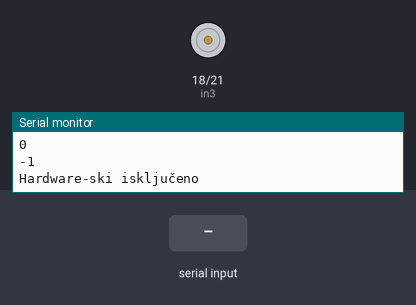
A sketch run on a simulated ESP32. Parts: motor-driver pin pairs drawn as motors (green arrow = first pin HIGH = forward, orange = second pin HIGH = backward, longer = more drive, scaled by the enable pin), the last lines printed to the serial monitor. The inputs (shaded band) are chosen by the test bench. Nothing arrives over Bluetooth unless stated.

Above: at 4.8 s.
4.9 s: "1\n" received over the second serial link
At 6.98 s:
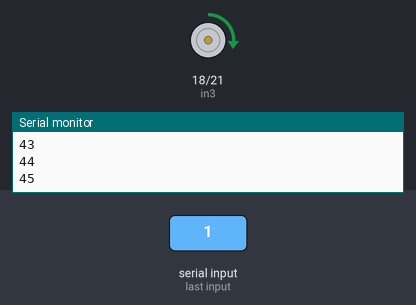
At 8.8 s:
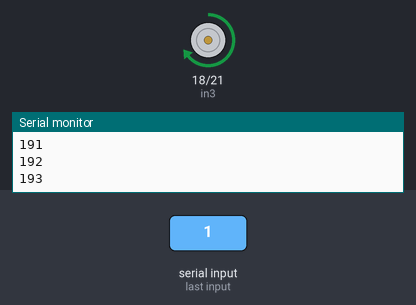
8.9 s: "5\n" received over the second serial link
At 10.92 s:
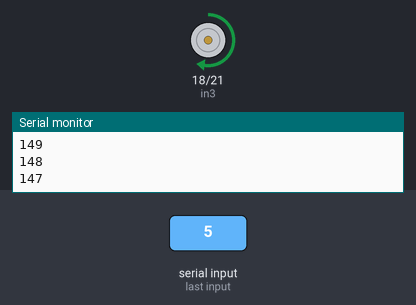
14.9 s: "2\n" received over the second serial link
At 18.0 s:
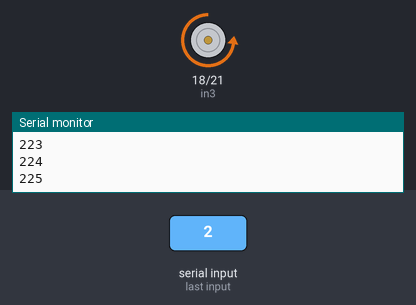
18.4 s: "90,45\n" received over the second serial link
21.9 s: "4\n" received over the second serial link
27.9 s: "30,150\n" received over the second serial link
Timing chart, 0 to 30.9 s (numbered marks = the images above; inputs shaded):
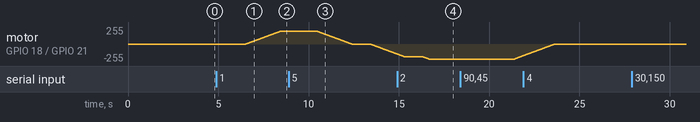

The sketch:

AkceleracijaSaPromjenomSmjeraVrtnje.ino
```cpp
#include "BluetoothSerial.h"
#define in3 18
#define in4 21
#define enA 19

#if !defined(CONFIG_BT_ENABLED) || !defined(CONFIG_BLUEDROID_ENABLED)
#error Bluetooth is not enabled! Please run `make menuconfig` to and enable it
#endif


BluetoothSerial SerialBT;

int speedOfMotor = 0;
int n = 0;

int previousValue = 0;
int delayTime = 10;

int speedA = 192;
int speedB = 224;
int speedC = 255;
int speedD = 0;

int callChangeOfDirectionClockWise = 0;
int callChangeOfDirectionAntiClockWise = 0;

int ClockWiseDecelerationCall = 0;
int ClockWiseDecelerationSpeed = 0;
int ClockWiseAccelerationCall = 0;

int AntiClockWiseDecelerationCall = 0;
int AntiClockWiseDecelerationSpeed = 0;
int AntiClockWiseAccelerationCall = 0;

int previousDirection = 1;
int wasMotorTurnedOff = 0;
int accSpeed=1;

void setup() {
  pinMode(in3, OUTPUT);
  pinMode(in4, OUTPUT);
  pinMode(enA, OUTPUT);
  digitalWrite(in3, LOW);
  digitalWrite(in4, LOW);
  Serial.begin(115200);
  SerialBT.begin("ESP32");
  Serial.println("The device started, now you can pair it with bluetooth!");
}

void loop() {

  if (SerialBT.available()) {
    n = getBTcommand();
  }
  if (n >= 1 && n <= 3) {
    speedOfMotor = MotorSpeed(n);
    if (wasMotorTurnedOff == 0) {
      Serial.println("Motor je bio iskljucen");
      delay(500);
      if (previousDirection == 1) {
        Serial.println("Motor se kreće vrtjeti u smjeru kazaljke na satu");
        digitalWrite(in3, HIGH);
        digitalWrite(in4, LOW);
        previousValue = Acceleration(speedOfMotor, previousValue);
      }
      else if (previousDirection == 2) {
        Serial.println("Motor se kreće vrtjeti u smjeru suprotnom od kazaljke na satu");
        digitalWrite(in3, LOW);
        digitalWrite(in4, HIGH);
        previousValue = Acceleration(speedOfMotor, previousValue);
      }
    }
    else {
      if (speedOfMotor > previousValue) {
        previousValue = Acceleration(speedOfMotor, previousValue);

      }
      else if (speedOfMotor < previousValue) {
        previousValue = Deceleration(speedOfMotor, previousValue);

      }
      else {
        analogWrite(enA, speedOfMotor);
        previousValue = speedOfMotor;
      }
    }
    wasMotorTurnedOff = 1;
  }
  else if (n == 0) {
    speedOfMotor = MotorSpeed(n);
    wasMotorTurnedOff = 0;
    previousValue = Deceleration(speedOfMotor, previousValue);
    digitalWrite(in3, LOW);
    digitalWrite(in4, LOW);
    Serial.println("Hardware-ski isključeno");
    delay(1000);
  }
  else if (n == 4) {
    wasMotorTurnedOff = 1;
    previousDirection = 1;
    callChangeOfDirectionClockWise = ChangeOfDirectionClockwise(speedOfMotor);
    analogWrite(enA, speedOfMotor);
    previousValue = speedOfMotor;
    if (speedOfMotor == speedA) {
      n = 1;
    }
    else if (speedOfMotor == speedB) {
      n = 2;
    }
    else if (speedOfMotor == speedC) {
      n = 3;
    }
    else if (speedOfMotor == speedD) {
      n = 0;
    }
  }
  else if (n == 5) {
    wasMotorTurnedOff = 1;
    previousDirection = 2;
    callChangeOfDirectionAntiClockWise = ChangeOfDirectionAntiClockwise(speedOfMotor);
    analogWrite(enA, speedOfMotor);
    previousValue = speedOfMotor;
    if (speedOfMotor == speedA) {
      n = 1;
    }
    else if (speedOfMotor == speedB) {
      n = 2;
    }
    else if (speedOfMotor == speedC) {
      n = 3;
    }
    else if (speedOfMotor == speedD) {
      n = 0;
    }
  }
  delay(1000);
}

int getBTcommand() {
  int commandBT = SerialBT.parseInt();
  Serial.print("Bluetooth command: ");
  Serial.println(commandBT);
  return commandBT;
}


int MotorSpeed (int x) {
  Serial.println(x);
  if (x == 0) {
    return speedD;
  }
  else if (x == 1) {
    return speedA;
  }
  else if (x == 2) {
    return speedB;
  }
  else if (x == 3) {
    return speedC;
  }
}


int Acceleration(int currentSpeedAceleration, int previousValueAcceleration) {
  do {
    previousValueAcceleration = previousValueAcceleration + accSpeed;
    analogWrite(enA, previousValueAcceleration);
    Serial.println(previousValueAcceleration);
    delay(delayTime);
  } while (previousValueAcceleration <= currentSpeedAceleration);
  previousValueAcceleration = currentSpeedAceleration;
  return previousValueAcceleration;
}

int Deceleration (int currentSpeedDeceleration, int PreviousValueDeceleration) {
  do {
    PreviousValueDeceleration = PreviousValueDeceleration - accSpeed;
    analogWrite(enA, PreviousValueDeceleration);
    Serial.println(PreviousValueDeceleration);
    delay(delayTime);
  } while (PreviousValueDeceleration >= currentSpeedDeceleration);
  PreviousValueDeceleration = currentSpeedDeceleration;
  return PreviousValueDeceleration;
}

int ChangeOfDirectionClockwise(int speedBeforeChangeOfDirection) {
  delay(1000);
  ClockWiseDecelerationCall = Deceleration(ClockWiseDecelerationSpeed, speedBeforeChangeOfDirection);
  if (ClockWiseDecelerationCall == 0) {
    digitalWrite(in3, LOW);
    digitalWrite(in4, LOW);
    Serial.println("Hardware-ski isključeno");
    delay(1000);
    digitalWrite(in3, HIGH);
    digitalWrite(in4, LOW);
    Serial.println("Hardware-ski uključeno");
  }
  ClockWiseAccelerationCall = Acceleration(speedBeforeChangeOfDirection, ClockWiseDecelerationCall);
  return speedBeforeChangeOfDirection;
}

int ChangeOfDirectionAntiClockwise(int speedBeforeChangeOfDirectionAntiClockwise) {
  delay(1000);
  AntiClockWiseDecelerationCall = Deceleration(AntiClockWiseDecelerationSpeed, speedBeforeChangeOfDirectionAntiClockwise);
  if (AntiClockWiseDecelerationCall == 0) {
    digitalWrite(in3, LOW);
    digitalWrite(in4, LOW);
    Serial.println("Hardware-ski isključeno");
    delay(1000);
    Serial.println("Hardware-ski uključeno");
    digitalWrite(in3, LOW);
    digitalWrite(in4, HIGH);
  }
  AntiClockWiseAccelerationCall = Acceleration(speedBeforeChangeOfDirectionAntiClockwise, AntiClockWiseDecelerationCall);
  return speedBeforeChangeOfDirectionAntiClockwise;
}
```

Measured:
- after the input at 4.9 s, motor on GPIO 18 (in3) / GPIO 21 (in4): moves from stopped to forward 193/255 over 1.9 s, starting after 1.6 s
